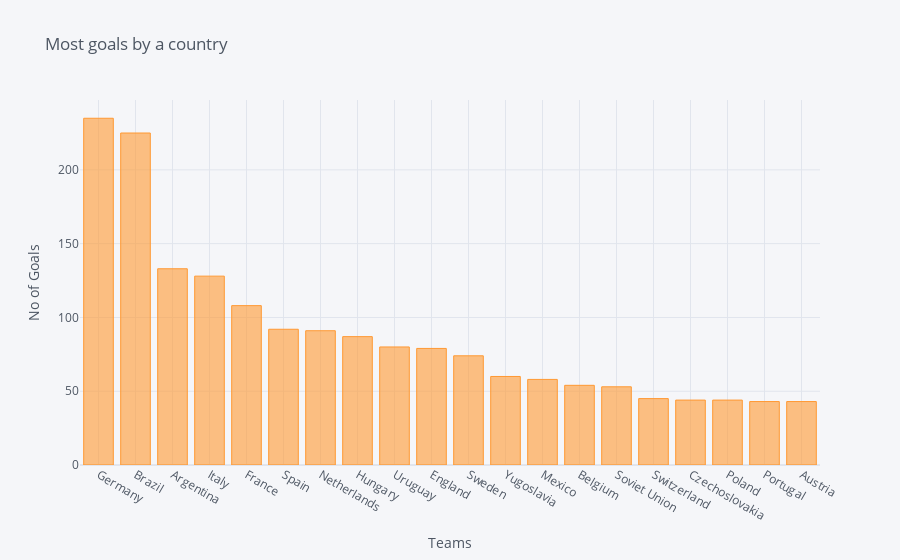

Notebook code cell kept with this figure:
### Code cell
temp.iloc[:20,:].iplot(kind="bar",xTitle="Teams",yTitle="No of Goals",title="Most goals by a country")

### Figure 1 — Plotly figure (JSON) as saved in the notebook; plotly's stock layout.template omitted (floating-point values rounded to 4 significant figures)
{"data": [{"marker": {"color": "rgba(255, 153, 51, 0.6)", "line": {"color": "rgba(255, 153, 51, 1.0)", "width": 1}}, "name": "TotalGoals", "orientation": "v", "text": "", "x": ["Germany", "Brazil", "Argentina", "Italy", "France", "Spain", "Netherlands", "Hungary", "Uruguay", "England", "Sweden", "Yugoslavia", "Mexico", "Belgium", "Soviet Union", "Switzerland", "Czechoslovakia", "Poland", "Portugal", "Austria"], "y": [235.0, 225.0, 133.0, 128.0, 108.0, 92.0, 91.0, 87.0, 80.0, 79.0, 74.0, 60.0, 58.0, 54.0, 53.0, 45.0, 44.0, 44.0, 43.0, 43.0], "type": "bar"}], "layout": {"legend": {"bgcolor": "#F5F6F9", "font": {"color": "#4D5663"}}, "paper_bgcolor": "#F5F6F9", "plot_bgcolor": "#F5F6F9", "title": {"font": {"color": "#4D5663"}, "text": "Most goals by a country"}, "xaxis": {"gridcolor": "#E1E5ED", "showgrid": true, "tickfont": {"color": "#4D5663"}, "title": {"font": {"color": "#4D5663"}, "text": "Teams"}, "zerolinecolor": "#E1E5ED"}, "yaxis": {"gridcolor": "#E1E5ED", "showgrid": true, "tickfont": {"color": "#4D5663"}, "title": {"font": {"color": "#4D5663"}, "text": "No of Goals"}, "zerolinecolor": "#E1E5ED"}}}
